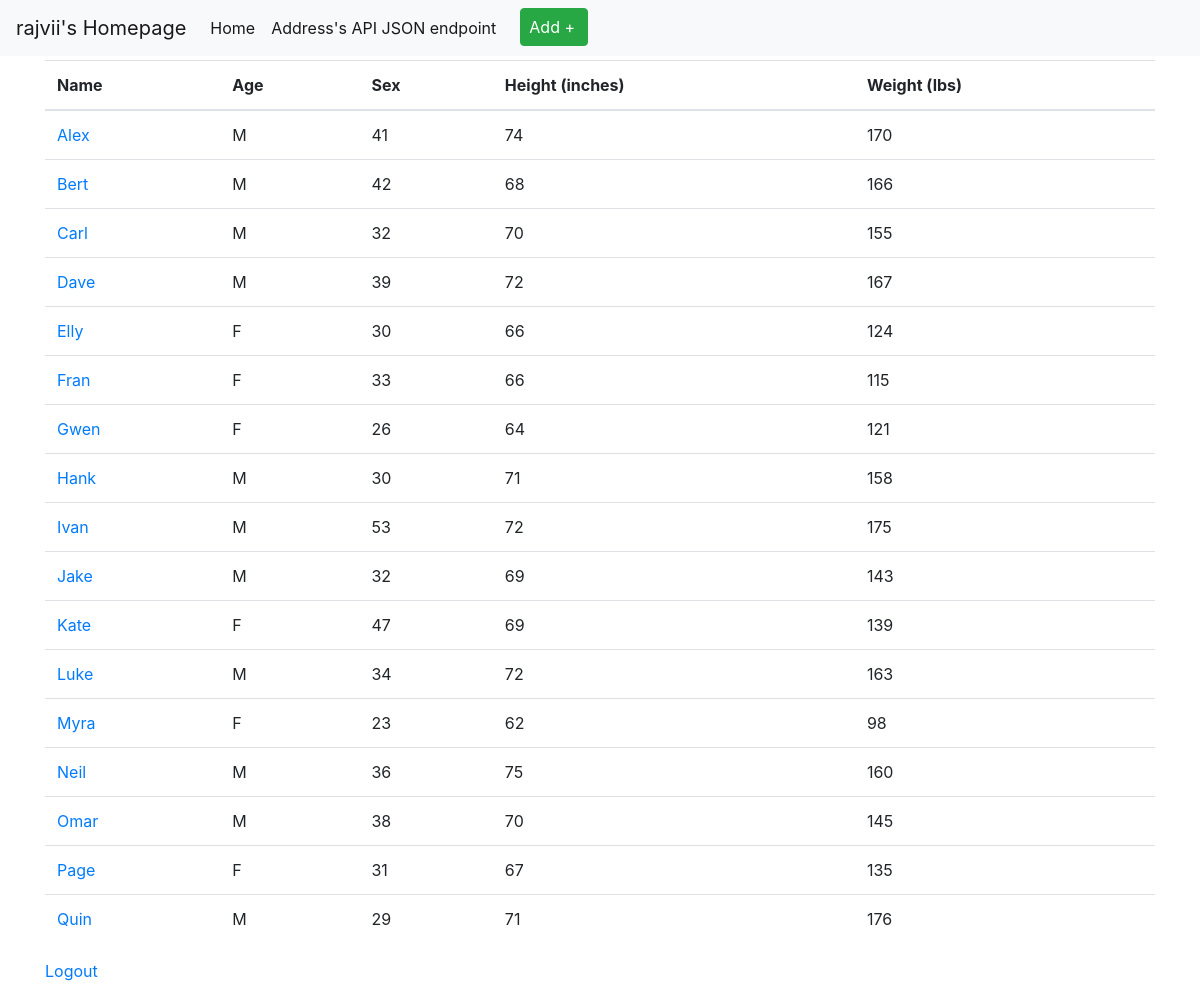
The app's page / (signed in) with its own data.
### tables this page shows
CREATE TABLE biostat (
	id INTEGER NOT NULL, 
	names VARCHAR(20) NOT NULL, 
	sex VARCHAR(3) NOT NULL, 
	age INTEGER NOT NULL, 
	height_in INTEGER NOT NULL, 
	weight_lbs INTEGER NOT NULL, 
	PRIMARY KEY (id)
);

### appl/routes.py (the view)
@routes_in_routes.route('/', methods=['GET'])
@login_required
def index():
    from appl.models import Biostat
    user = {'username': 'Biostat Project'}
    biostat = Biostat.query.order_by(Biostat.id)
    return render_template('index.html', title='Home', user=user, biostat=biostat)

### appl/routes.py (called while the page is built)
def login_required(f):
    @wraps(f)
    def decorated_function(*args, **kwargs):
        if session.get('email') is None:
            return redirect(url_for('routes_in_routes.get_email'), code=302)
        return f(*args, **kwargs)
    return decorated_function

### templates/index.html
{% extends "layout.html" %}
{% block content %}
<table class="table">
    <thead>
    <tr>
        <th scope="col">Name</th>
        <th scope="col">Age</th>
        <th scope="col">Sex</th>
        <th scope="col">Height (inches)</th>
        <th scope="col">Weight (lbs)</th>
    </tr>
    </thead>
    <tbody>
    {% for val in biostat %}
    <tr>
        <td><a href="view/{{val.id}}">{{ val.names }}</a></td>
        <td>{{ val.sex }}</td>
        <td>{{ val.age }}</td>
        <td>{{ val.height_in }}</td>
        <td>{{ val.weight_lbs }}</td>
    </tr>
    {% endfor %}
    </tbody>
</table>
    <a href="{{ url_for('routes_in_routes.delete_email') }}">Logout</a>
{% endblock %}

### templates/layout.html (shortened to what this page needs)
<!doctype html>
<html lang="en">
<head>
    <link href="https://stackpath.bootstrapcdn.com/bootstrap/4.4.1/css/bootstrap.min.css"
 rel="stylesheet">
<head>
 <body>
<nav class="navbar navbar-expand-lg navbar-light bg-light mb-1">
  <a class="navbar-brand" href="#">{% if user %}{{ session['email'] }}'s Homepage{% else %}
    <title>Welcome to My Homepage</title>
    {% endif %}</a>
  <div class="collapse navbar-collapse" id="navbarNavDropdown">
    <ul class="navbar-nav">
        <li class="nav-item active">
            <a class="nav-link" href="/">Home <span class="sr-only">(current)</span></a>
        </li>
        <li class="nav-item active">
            <a class="nav-link" href="/api/v1/biostat">Address's API JSON endpoint <span class="sr-only">(current)</span></a>
        </li>
        <li class="nav-item active">
            <a class="btn btn-success pl-2 lr-2 ml-3" href="/biostat/new">Add +<span class="sr-only">(current)</span></a>
        </li>
    </ul>
  </div>
</nav>
<main class="container" role="main">
    {% block content %}
    {% endblock %}
</main>
</body>
</html>

### records on screen
biostat: names "Alex", sex "M", age "41", height_in "74", weight_lbs "170"
biostat: names "Bert", sex "M", age "42", height_in "68", weight_lbs "166"
biostat: names "Carl", sex "M", age "32", height_in "70", weight_lbs "155"
biostat: names "Dave", sex "M", age "39", height_in "72", weight_lbs "167"
biostat: names "Elly", sex "F", age "30", height_in "66", weight_lbs "124"
biostat: names "Fran", sex "F", age "33", height_in "66", weight_lbs "115"
biostat: names "Gwen", sex "F", age "26", height_in "64", weight_lbs "121"
biostat: names "Hank", sex "M", age "30", height_in "71", weight_lbs "158"
biostat: names "Ivan", sex "M", age "53", height_in "72", weight_lbs "175"
biostat: names "Jake", sex "M", age "32", height_in "69", weight_lbs "143"
biostat: names "Kate", sex "F", age "47", height_in "69", weight_lbs "139"
biostat: names "Luke", sex "M", age "34", height_in "72", weight_lbs "163"
biostat: names "Myra", sex "F", age "23", height_in "62", weight_lbs "98"
biostat: names "Neil", sex "M", age "36", height_in "75", weight_lbs "160"
biostat: names "Omar", sex "M", age "38", height_in "70", weight_lbs "145"
biostat: names "Page", sex "F", age "31", height_in "67", weight_lbs "135"
biostat: names "Quin", sex "M", age "29", height_in "71", weight_lbs "176"

### other values on screen
{{ session['email'] }} "rajvii"
